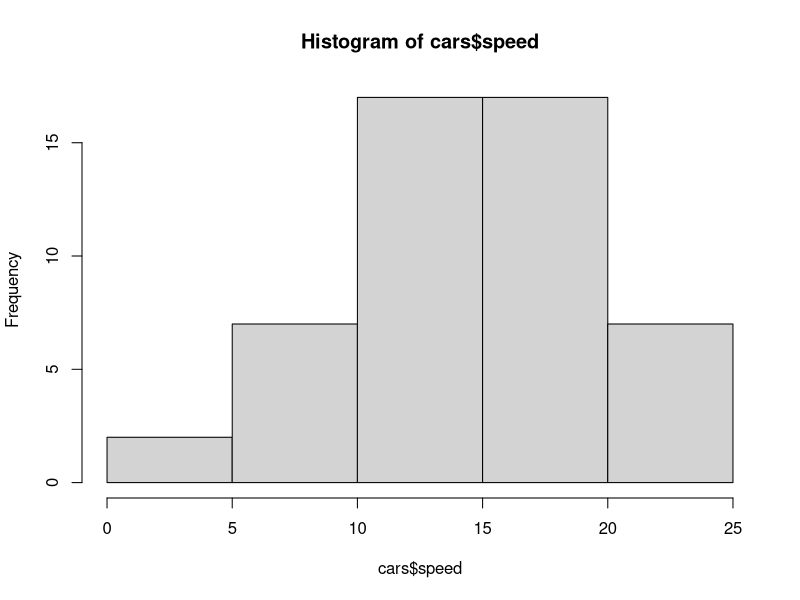
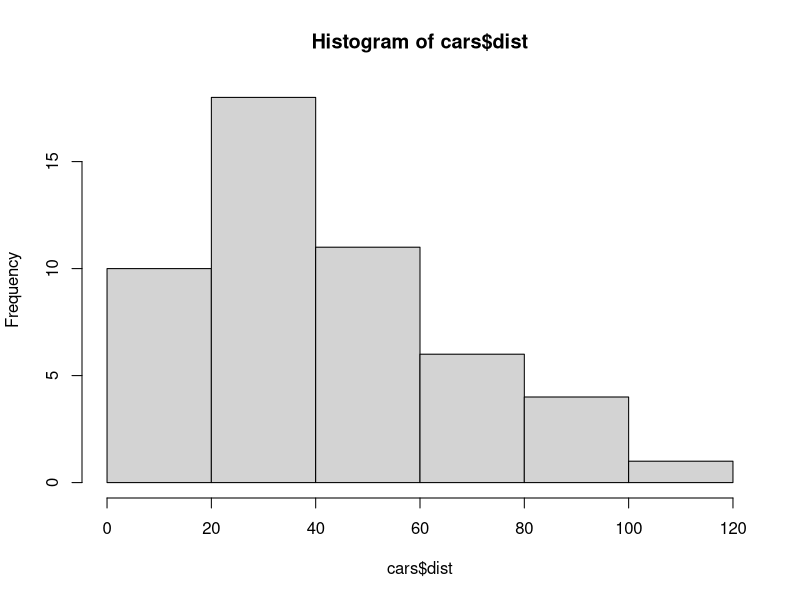

Source code (R) for these figures, in order:
# R Statistics Essential Training
# Ex03_02
# Calculating descriptives

# LOAD DATASET
require("datasets")
?cars
cars
str(cars)
data(cars)

# CALCULATE DESCRIPTIVES
summary(cars$speed)  # Summary for one variable
summary(cars)  # Summary for entire table

# Tukey's five-number summary: minimum, lower-hinge,
# median, upper-hinge, maximum. No labels.
fivenum(cars$speed)

# Boxplot stats: hinges, n, CI, outliers
boxplot.stats(cars$speed)

# ALTERNATIVE DESCRIPTIVES
# From the package "psych"
help(package = "psych")
install.packages("psych")
require("psych")
describe(cars)
hist(cars$speed)
hist(cars$dist)

# Clean up
detach("package:psych", unload=TRUE)
rm(list = ls())